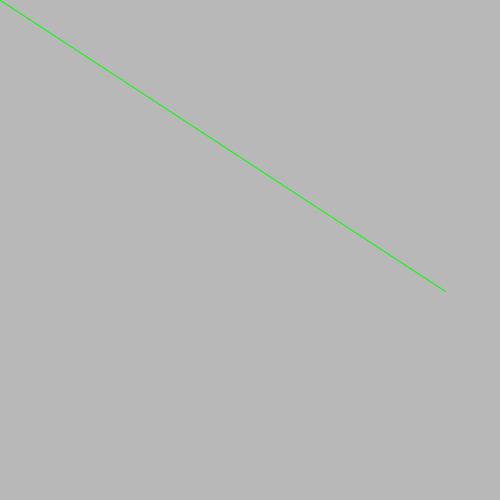
Frame 1 (no input)
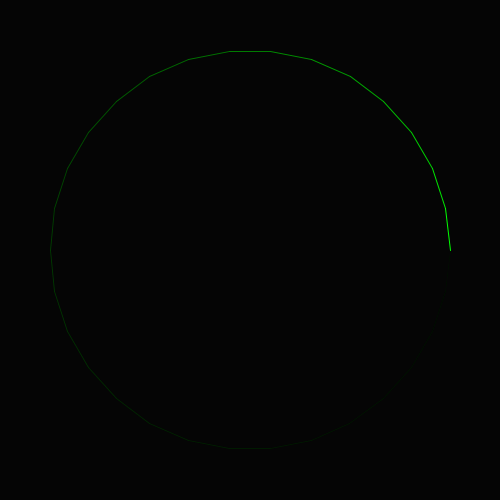
Frame 60 (the mouse pressed at the canvas centre just before this capture)
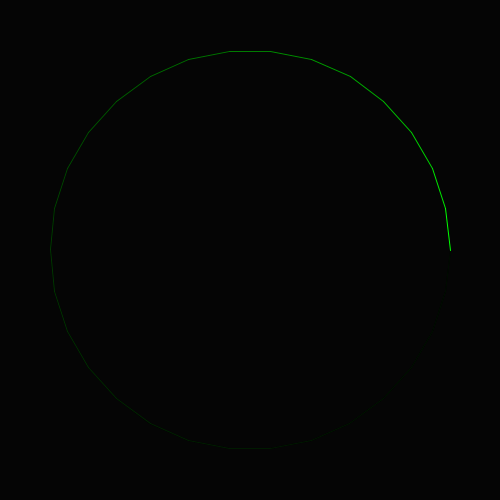
Frame 120 (the mouse held since frame 60 and released just before this capture)

The Processing sketch that drew these frames (run headless with seeded random() and noise(); from frame 60 on, the mouse is pressed at the canvas centre):

// Processing sketch: oscillationOscilloscope
// ── oscillationOscilloscope.pde
void setup() {
  size(500, 500);
}

float xPeriod = 30;
float yPeriod = 30;

float lastX;
float lastY;

void draw() {
  noStroke();
  fill(0, 25);
  rect(0, 0, width, height);
  float x = (200 * cos(TWO_PI * frameCount / xPeriod)) + width/2;
  float y = (200 * sin(TWO_PI * frameCount / yPeriod)) + height/2;
  stroke(0, 255, 0);
  line(lastX, lastY, x, y);
  lastX = x;
  lastY = y;
  
}

void keyPressed() {
  if (key == CODED) {
    if (keyCode == UP) {
      yPeriod++;
    }
    else if (keyCode == DOWN) {
      yPeriod--;
    }
    else if (keyCode == RIGHT) {
      xPeriod++;
    }
    else if (keyCode == LEFT) {
      xPeriod--;
    }
    println("\n");
    println("x period: ", xPeriod);
    println("y period: ", yPeriod);
  }
}
